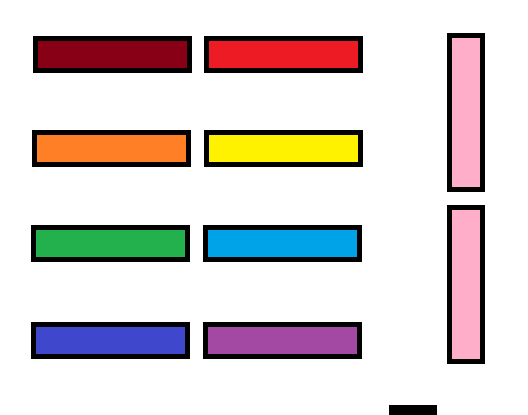
#> input picture frontend/src/assets/magasinPlan.png, 528 x 415 px, found by its file name
$ python ImageToMatrix.py
#> lines starting #> are read from the running program, lines starting #| are printed output that depends on the picture; after the words box and inside, x2 and y2 are one past the last pixel; in counts of white or black regions, pixels touching at a corner belong together
import json
import cv2
import numpy as np
import matplotlib.pyplot as plt


# Take the image and return an ocupancy grid
def convert_to_occupancy_grid(image_path, threshold=128, grid_size=(100, 100)):
    # Load the image
#> called with image_path = 'frontend/src/assets/magasinPlan.png', threshold = 128, grid_size = (100, 100)
    image = cv2.imread(image_path, cv2.IMREAD_GRAYSCALE)
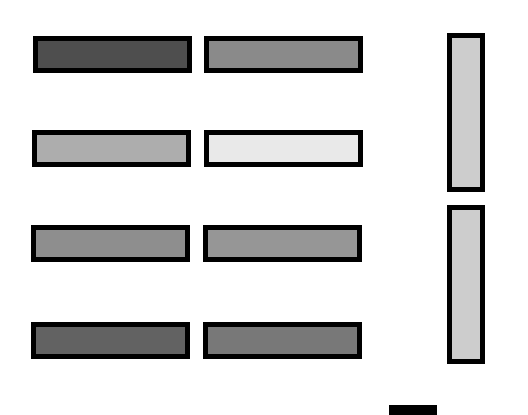
#> image: shape (415, 528); min 0, max 255, mean 214.2
    plt.imshow(image)
    plt.show()

    # Resize the image to the desired grid size
    resized_image = cv2.resize(image, grid_size)
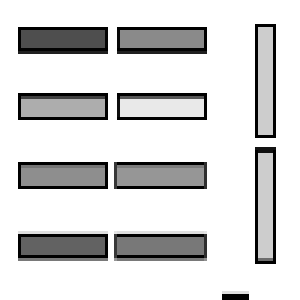
#> resized_image: shape (100, 100) (shown 3 times larger); min 0, max 255, mean 213.8

    # Binarize the resized image based on the threshold
    _, binary_image = cv2.threshold(resized_image, threshold, 255, cv2.THRESH_BINARY)
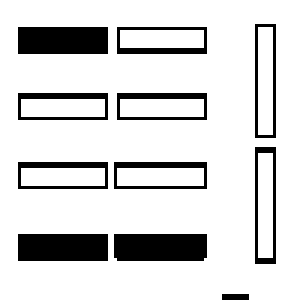
#> binary_image: shape (100, 100) (shown 3 times larger); 84.7% white; 11 black regions (1 under 20 px), largest, box (x1, y1, x2, y2) and area: (38, 78, 69, 87) 277, (6, 9, 36, 18) 270, (6, 78, 36, 87) 270

    # Invert the binary image (if necessary)
    binary_image = cv2.bitwise_not(binary_image)

    # Convert the binary image to an occupancy grid
    occupancy_grid = np.zeros_like(binary_image, dtype=bool)
    occupancy_grid[binary_image > 0] = True

    return occupancy_grid

#save the grid in a txt
# TODO: export to the db
def export_occupancy_grid_to_txt(occupancy_grid, output_path):
    np.savetxt(output_path, occupancy_grid, fmt='%d')

# export the graph as JSON
# TODO: export it to the db
def export_graph_to_json(graph, output_path):


    json_object = json.dumps(graph, indent=4)

    with open(output_path, "w") as outfile:
        outfile.write(json_object)

# Genrate the graph from the occupancy grid
def generate_graph(occupancy_grid):
    graph = {}

    grid_width = occupancy_grid.shape[1]
    grid_height = occupancy_grid.shape[0]

    for y in range(grid_height):
        for x in range(grid_width):
            if occupancy_grid[y][x] == 1:
                continue  # Ignorer les cellules occupées

            node_id = f"{x},{y}"
            neighbors = []

            if x > 0 and occupancy_grid[y][x - 1] != 1:
                neighbors.append(f"{x - 1},{y}")
            if x < grid_width - 1 and occupancy_grid[y][x + 1] != 1:
                neighbors.append(f"{x + 1},{y}")
            if y > 0 and occupancy_grid[y - 1][x] != 1:
                neighbors.append(f"{x},{y - 1}")
            if y < grid_height - 1 and occupancy_grid[y + 1][x] != 1:
                neighbors.append(f"{x},{y + 1}")

            graph[node_id] = neighbors

    return graph

# Example usage2

if __name__ == '__main__':
    image_path = "frontend/src/assets/magasinPlan.png"
    output_path_grid = "frontend/src/assets/occupancy_grid.txt"
    output_path_graph = "frontend/src/assets/occupancy_graph.json"


    occupancy_grid = convert_to_occupancy_grid(image_path)
    graph = generate_graph(occupancy_grid)

    print(graph)
    # export_occupancy_grid_to_txt(occupancy_grid, output_path_grid)
    export_graph_to_json(graph, output_path_graph)
